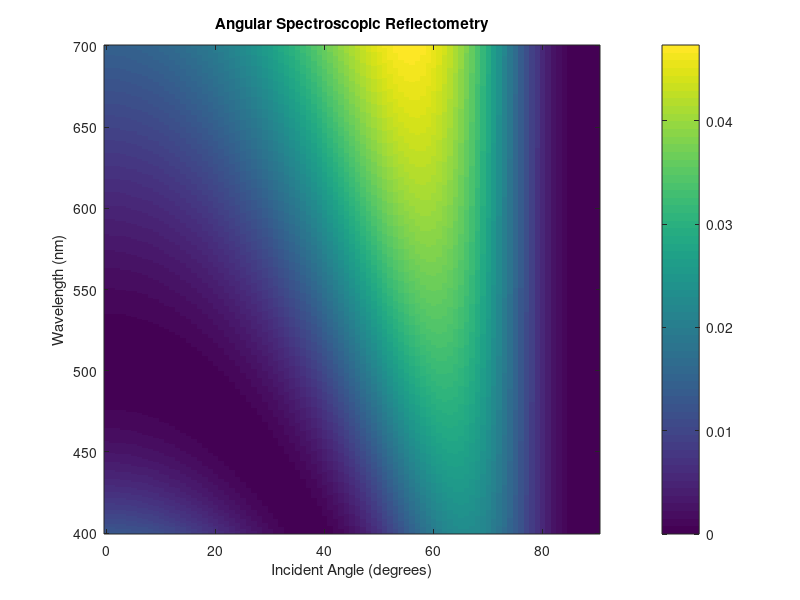

Write the MATLAB code that produced this figure.
% Define the wavelengths of light
wavelengths = linspace(400, 700, 300);

% Define the incident angles (in degrees)
angles = linspace(0, 90, 91);

% Define the refractive indices of the ambient medium and the substrate
n_amb = 1; % air
n_sub = 3.5; % substrate

% Define the refractive indices and thicknesses of the thin film layers
n_layers = [1.62, 1.8]; % refractive indices
d_layers = [0,140]; % thicknesses in nm

% Initialize arrays to store the reflectance data
reflectance_data = zeros(length(wavelengths), length(angles));

% Loop over the incident angles
for i = 1:length(angles)
    theta = angles(i); % current incident angle
    for j = 1:length(wavelengths)
        lambda = wavelengths(j); % current wavelength
        
        % Calculate the reflection and transmission coefficients for each layer
        r_coeff = (n_amb.*cosd(theta) - n_layers.*sqrt(1 - (n_amb./n_layers).^2.*sind(theta).^2)) ./ ...
            (n_amb.*cosd(theta) + n_layers.*sqrt(1 - (n_amb./n_layers).^2.*sind(theta).^2));
        t_coeff = 2*n_amb.*cosd(theta) ./ (n_amb.*cosd(theta) + n_layers.*sqrt(1 - (n_amb./n_layers).^2.*sind(theta).^2));
        
        % Calculate the phase shift for each layer
        delta = 2*pi*n_layers.*d_layers.*cosd(theta) ./ lambda;
        
        % Calculate the reflectance for the entire structure
        reflectance_data(j, i) = abs(sum(r_coeff.*exp(1i*delta).*t_coeff.^2)).^2;
    end
end

% Plot the reflectance graph
figure;
imagesc(angles, wavelengths, reflectance_data);
colorbar;
xlabel('Incident Angle (degrees)');
ylabel('Wavelength (nm)');
title('Angular Spectroscopic Reflectometry');
axis xy;

% Find the thicknesses of the thin film layers from the reflectance graph
thicknesses = zeros(1, length(n_layers));
for i = 1:length(n_layers)
    [~, index] = max(reflectance_data(:, i)); % find the index of the maximum reflectance
    thicknesses(i) = d_layers(i) * index / length(wavelengths); % calculate the thickness
end

% Display the thicknesses of the thin film layers
disp('Thicknesses of Thin Film Layers (nm):');
disp(thicknesses);
